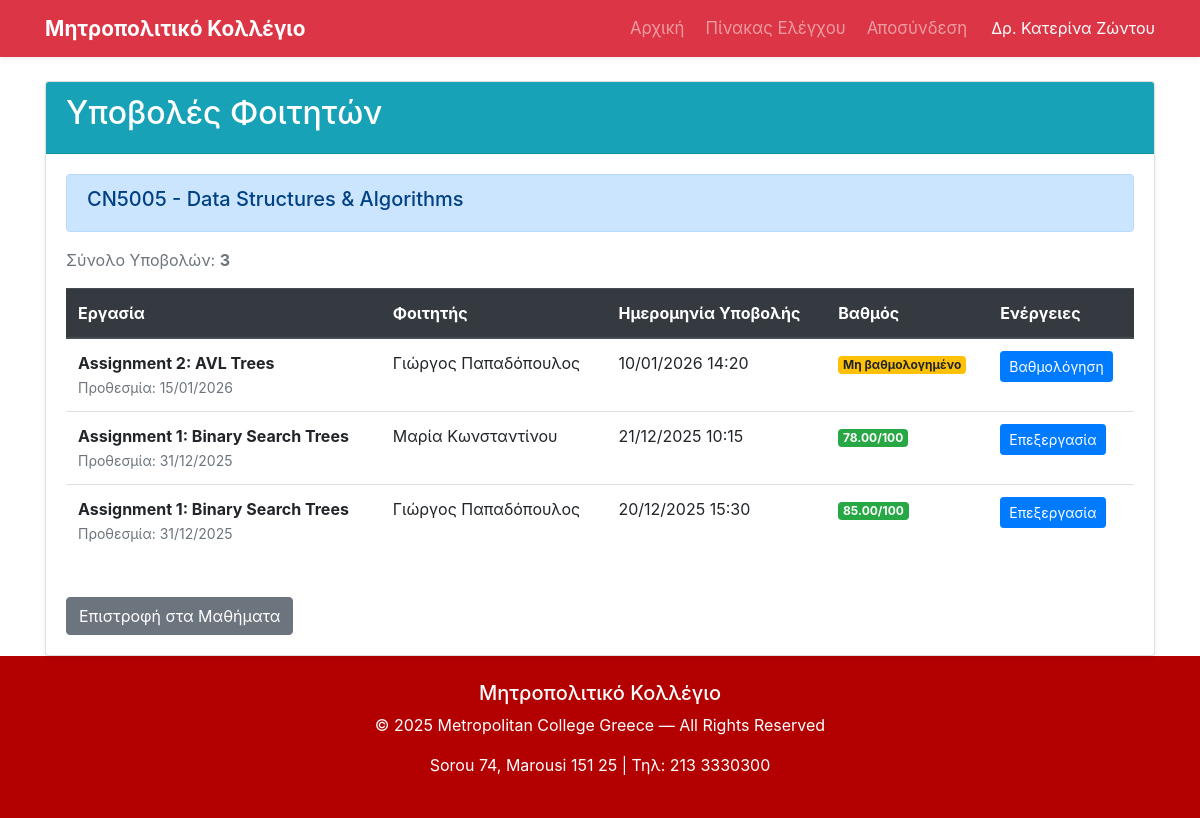
The app's page /professor/submissions.php?course_id=1 (signed in) with its own data.
### tables this page shows
CREATE TABLE courses (
    course_id INT PRIMARY KEY AUTO_INCREMENT,
    course_code VARCHAR(20) NOT NULL,
    course_name VARCHAR(100) NOT NULL,
    description TEXT,
    professor_id INT NOT NULL,
    semester VARCHAR(20),
    academic_year VARCHAR(20),
    created_at TIMESTAMP DEFAULT CURRENT_TIMESTAMP,
    FOREIGN KEY (professor_id) REFERENCES users(user_id),
    INDEX idx_professor_id (professor_id),
    INDEX idx_course_code (course_code)
);

CREATE TABLE submissions (
    submission_id INT PRIMARY KEY AUTO_INCREMENT,
    assignment_id INT NOT NULL,
    student_id INT NOT NULL,
    submission_text TEXT,
    submitted_at TIMESTAMP DEFAULT CURRENT_TIMESTAMP,
    status VARCHAR(20) DEFAULT 'submitted',
    FOREIGN KEY (assignment_id) REFERENCES assignments(assignment_id),
    FOREIGN KEY (student_id) REFERENCES users(user_id),
    INDEX idx_assignment_id (assignment_id),
    INDEX idx_student_id (student_id),
    INDEX idx_status (status)
);

CREATE TABLE assignments (
    assignment_id INT PRIMARY KEY AUTO_INCREMENT,
    course_id INT NOT NULL,
    title VARCHAR(200) NOT NULL,
    description TEXT,
    due_date DATETIME,
    created_at TIMESTAMP DEFAULT CURRENT_TIMESTAMP,
    FOREIGN KEY (course_id) REFERENCES courses(course_id),
    INDEX idx_course_id (course_id),
    INDEX idx_due_date (due_date)
);

CREATE TABLE users (
    user_id INT PRIMARY KEY AUTO_INCREMENT,
    username VARCHAR(50) NOT NULL,
    email VARCHAR(100) NOT NULL UNIQUE,
    password VARCHAR(255) NOT NULL,
    role_id INT NOT NULL,
    created_at TIMESTAMP DEFAULT CURRENT_TIMESTAMP,
    FOREIGN KEY (role_id) REFERENCES roles(role_id),
    INDEX idx_email (email),
    INDEX idx_role_id (role_id)
);

CREATE TABLE grades (
    grade_id INT PRIMARY KEY AUTO_INCREMENT,
    submission_id INT NOT NULL,
    grade DECIMAL(5,2),
    feedback TEXT,
    graded_at TIMESTAMP DEFAULT CURRENT_TIMESTAMP,
    graded_by INT NOT NULL,
    FOREIGN KEY (submission_id) REFERENCES submissions(submission_id),
    FOREIGN KEY (graded_by) REFERENCES users(user_id),
    INDEX idx_submission_id (submission_id),
    INDEX idx_graded_by (graded_by)
);

### professor/submissions.php (the view, shortened to what this page needs)
<?php
include("../config.php");
$professor_id = $_SESSION["user_id"];
$course_id = isset($_GET['course_id']) ? intval($_GET['course_id']) : 0;
$verify_sql = "SELECT * FROM courses WHERE course_id = $course_id AND professor_id = $professor_id";
$verify_result = mysqli_query($conn, $verify_sql);
$course = mysqli_fetch_assoc($verify_result);
$sql = "SELECT s.*, a.title as assignment_title, a.due_date,
               u.username as student_name,
               g.grade_id, g.grade, g.feedback
        FROM submissions s
        JOIN assignments a ON s.assignment_id = a.assignment_id
        JOIN users u ON s.student_id = u.user_id
        LEFT JOIN grades g ON s.submission_id = g.submission_id
        WHERE a.course_id = $course_id
        ORDER BY s.submitted_at DESC";
$submissions_result = mysqli_query($conn, $sql);
include("../view/top.php");
?>
<link rel="stylesheet" href="../css/menu.css">
<div class="container mt-4">
    <div class="card">
        <div class="card-header bg-info text-white">
            <h2><i class="fas fa-file-alt"></i> Υποβολές Φοιτητών</h2>
        </div>
        <div class="card-body">
            <div class="alert alert-primary">
                <h5><?php echo htmlspecialchars($course['course_code']) . ' - ' . htmlspecialchars($course['course_name']); ?></h5>
            </div>
            <?php if(mysqli_num_rows($submissions_result) > 0): ?>
                <p class="text-muted">
                    Σύνολο Υποβολών: <strong><?php echo mysqli_num_rows($submissions_result); ?></strong>
                </p>
                <div class="table-responsive">
                    <table class="table table-hover">
                        <thead class="thead-dark">
                            <tr>
                                <th>Εργασία</th>
                                <th>Φοιτητής</th>
                                <th>Ημερομηνία Υποβολής</th>
                                <th>Βαθμός</th>
                                <th>Ενέργειες</th>
                            </tr>
                        </thead>
                        <tbody>
                            <?php while($submission = mysqli_fetch_assoc($submissions_result)): ?>
                                <tr>
                                    <td>
                                        <strong><?php echo htmlspecialchars($submission['assignment_title']); ?></strong>
                                        <br>
                                        <small class="text-muted">
                                            Προθεσμία: <?php echo date('d/m/Y', strtotime($submission['due_date'])); ?>
                                        </small>
                                    </td>
                                    <td><?php echo htmlspecialchars($submission['student_name']); ?></td>
                                    <td><?php echo date('d/m/Y H:i', strtotime($submission['submitted_at'])); ?></td>
                                    <td>
                                        <?php if($submission['grade_id']): ?>
                                            <span class="badge badge-success">
                                                <?php echo $submission['grade']; ?>/100
                                            </span>
                                        <?php else: ?>
                                            <span class="badge badge-warning">Μη βαθμολογημένο</span>
                                        <?php endif; ?>
                                    </td>
                                    <td>
                                        <a href="grade.php?submission_id=<?php echo $submission['submission_id']; ?>"
                                           class="btn btn-sm btn-primary">
                                            <?php echo $submission['grade_id'] ? 'Επεξεργασία' : 'Βαθμολόγηση'; ?>
                                        </a>
                                    </td>
                                </tr>
                            <?php endwhile; ?>
                        </tbody>
                    </table>
                </div>
            <?php endif; ?>
            <div class="mt-4">
                <a href="courses.php" class="btn btn-secondary">
                    <i class="fas fa-arrow-left"></i> Επιστροφή στα Μαθήματα
                </a>
            </div>
        </div>
    </div>
</div>
<?php
include("../view/bottom.php");
?>

### css/navbar.css (style rules this page uses)
.card { box-shadow: 0 0.125rem 0.25rem rgba(0, 0, 0, 0.075); border: 1px solid rgba(0, 0, 0, 0.125); transition: box-shadow 0.3s ease; }

### css/footer.css (style rules this page uses)
html { height: 100%; }
body { min-height: 100vh; display: flex; flex-direction: column; }

### records on screen
courses: course_code "CN5005", course_name "Data Structures & Algorithms"
submissions: assignment.title "Assignment 2: AVL Trees", assignment.due_date "15/01/2026", student.username "Γιώργος Παπαδόπουλος", submitted_at "10/01/2026 14:20", shows "Μη βαθμολογημένο", shows "Βαθμολόγηση"
submissions: assignment.title "Assignment 1: Binary Search Trees", assignment.due_date "31/12/2025", student.username "Μαρία Κωνσταντίνου", submitted_at "21/12/2025 10:15", grades.grade "78.00", shows "Επεξεργασία"
submissions: assignment.title "Assignment 1: Binary Search Trees", assignment.due_date "31/12/2025", student.username "Γιώργος Παπαδόπουλος", submitted_at "20/12/2025 15:30", grades.grade "85.00", shows "Επεξεργασία"

### other values on screen
$_SESSION["username"] "Δρ. Κατερίνα Ζώντου"
mysqli_num_rows($submissions_result) "3"
